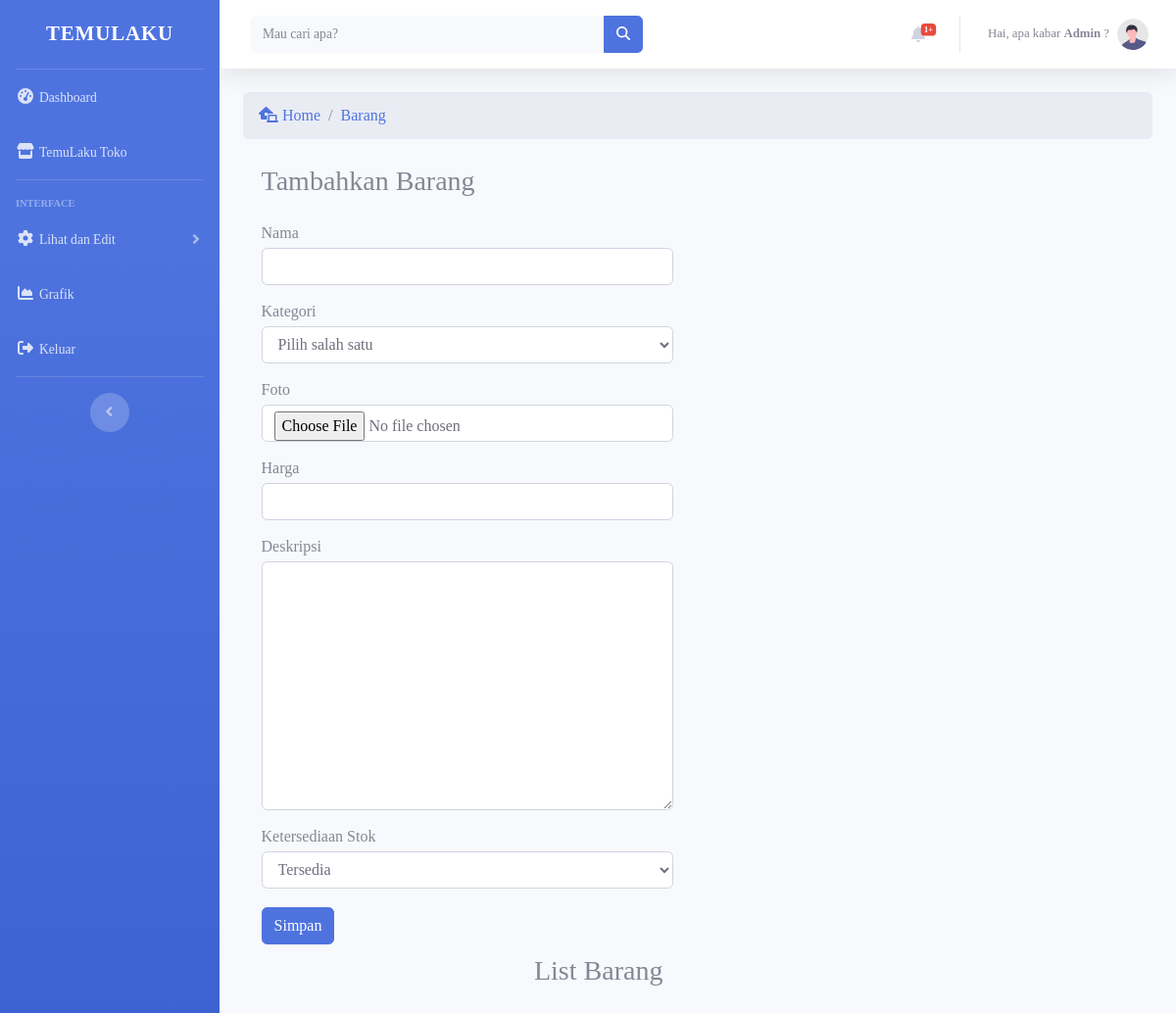
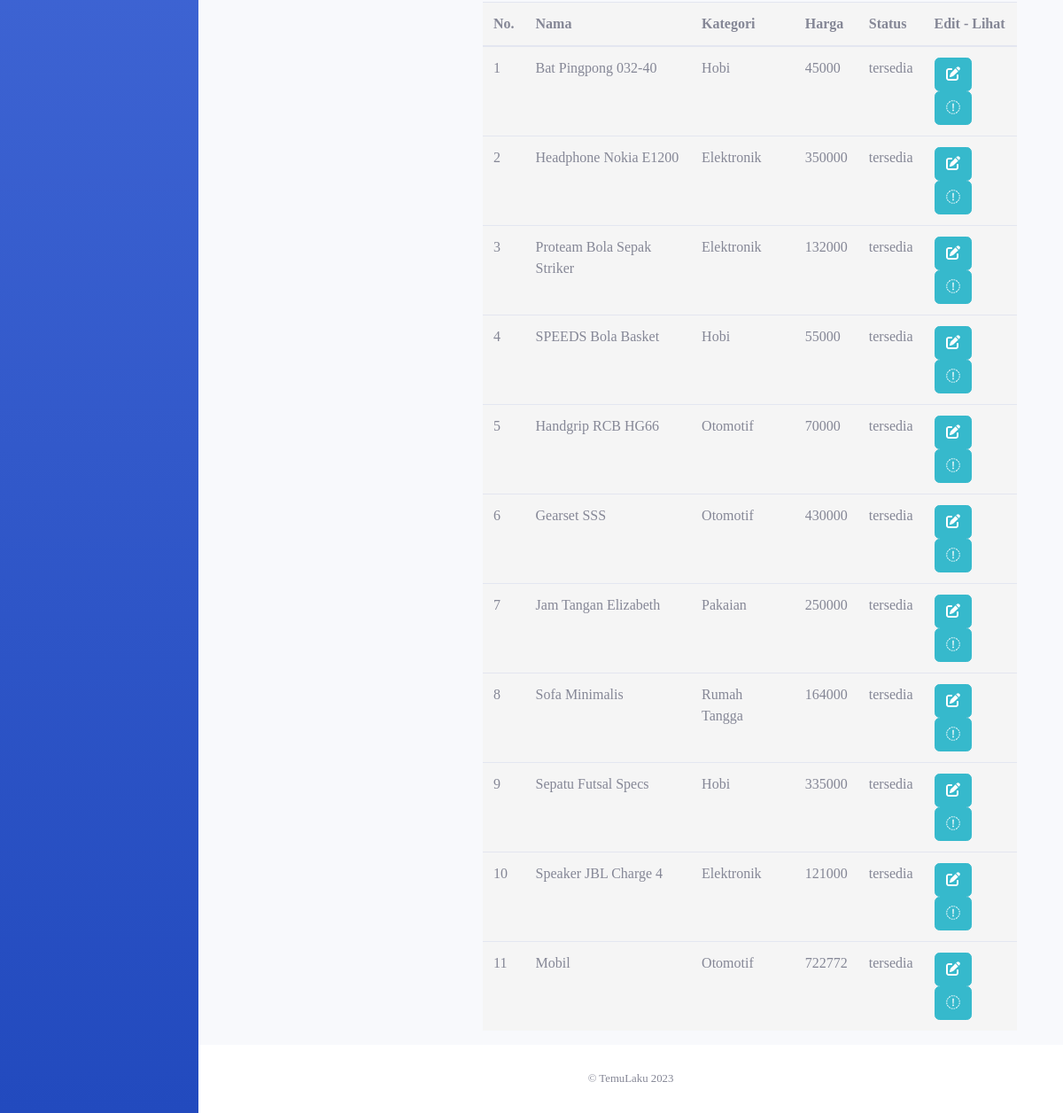
The page /barang.php (signed in) on the database its author committed (2 pictures, top to bottom).
### tables this page shows
CREATE TABLE `barang` (
  `id` int(11) NOT NULL,
  `kategori_id` int(11) DEFAULT NULL,
  `nama` varchar(255) DEFAULT NULL,
  `harga` double DEFAULT NULL,
  `foto` varchar(255) DEFAULT NULL,
  `deskripsi` text DEFAULT NULL,
  `ketersediaan` enum('habis','tersedia') DEFAULT 'tersedia'
);

CREATE TABLE `kategori` (
  `id` int(11) NOT NULL,
  `nama` varchar(100) DEFAULT NULL
);

### barang.php (the view, shortened to what this page needs)
<?php
    require "koneksi.php";
    $query = mysqli_query($con, "SELECT a.*, b.nama AS nama_kategori FROM barang a JOIN kategori b ON a.kategori_id=b.id");
    $jumlahBarang = mysqli_num_rows($query);
?>
<!DOCTYPE html>
<html lang="en">
<head>
    <link href="vendor/fontawesome-free/css/all.min.css" rel="stylesheet" type="text/css">
    <link href="css/sb-admin-2.min.css" rel="stylesheet">
</head>
<body id="page-top">
    <div id="wrapper">
        <ul class="navbar-nav bg-gradient-primary sidebar sidebar-dark accordion" id="accordionSidebar">
            <a class="sidebar-brand d-flex align-items-center justify-content-center" href="index.html">
                <div class="sidebar-brand-text mx-3 font-logo">TemuLaku</div>
            </a>
            <hr class="sidebar-divider my-0">
            <li class="nav-item">
                <a class="nav-link" href="index.php">
                    <i class="fas fa-fw fa-tachometer-alt"></i>
                    <span>Dashboard</span></a>
                    <a class="nav-link" href="../../Tampilan utama/index-admin.php">
                    <i class="fas fa-fw fa-store"></i>
                    <span>TemuLaku Toko</span></a>
            </li>
            <hr class="sidebar-divider">
            <div class="sidebar-heading">
                Interface
            </div>
             <li class="nav-item">
                <a class="nav-link collapsed" href="#" data-toggle="collapse" data-target="#collapseTwo"
                    aria-expanded="true" aria-controls="collapseTwo">
                    <i class="fas fa-fw fa-cog"></i>
                    <span>Lihat dan Edit</span>
                </a>
            </li>
            <li class="nav-item">
                <a class="nav-link" href="index.php">
                    <i class="fas fa-fw fa-chart-area"></i>
                    <span>Grafik</span></a>
            </li>
            <li class="nav-item">
                <a class="nav-link" href="tables.html">
                    <i class="fas fa-fw fa-sign-out-alt"></i>
                    <span>Keluar</span></a>
            </li>
            <hr class="sidebar-divider d-none d-md-block">
            <div class="text-center d-none d-md-inline">
                <button class="rounded-circle border-0" id="sidebarToggle"></button>
            </div>
        </ul>
        <div id="content-wrapper" class="d-flex flex-column">
            <div id="content">
                <nav class="navbar navbar-expand navbar-light bg-white topbar mb-4 static-top shadow">
                    <form
                        class="d-none d-sm-inline-block form-inline mr-auto ml-md-3 my-2 my-md-0 mw-100 navbar-search">
                        <div class="input-group">
                            <input type="text" class="form-control bg-light border-0 small" placeholder="Mau cari apa?"
                                aria-label="Search" aria-describedby="basic-addon2">
                            <div class="input-group-append">
                                <button class="btn btn-primary" type="button">
                                    <i class="fas fa-search fa-sm"></i>
                                </button>
                            </div>
                        </div>
                    </form>
                    <ul class="navbar-nav ml-auto">
                          <li class="nav-item dropdown no-arrow mx-1">
                            <a class="nav-link dropdown-toggle" href="#" id="alertsDropdown" role="button"
                                data-toggle="dropdown" aria-haspopup="true" aria-expanded="false">
                                <i class="fas fa-bell fa-fw"></i>
                                <span class="badge badge-danger badge-counter">1+</span>
                            </a>
                        </li>
                        <li class="nav-item dropdown no-arrow">
                            <a class="nav-link dropdown-toggle" href="#" id="userDropdown" role="button"
                                data-toggle="dropdown" aria-haspopup="true" aria-expanded="false">
                                <span class="mr-2 d-none d-lg-inline text-gray-600 small">Hai, apa kabar <strong><?php echo $_SESSION['username']; ?></strong> ? </span>
                                <img class="img-profile rounded-circle"
                                    src="img/undraw_profile.svg">
                            </a>
                        </li>
                    </ul>
                </nav>
                <div class="container-fluid">
                <nav aria-label="breadcrumb" class="">
                    <ol class="breadcrumb">
                        <li class="breadcrumb-item active" aria-current="page">
                            <a href="index.php" class="no-decoration">
                            <i class="fa-solid fa-house-laptop kanan"> </i> Home</a>
                        </li>
                        <li class="breadcrumb-item" aria-current="page">
                        <a href="barang.php" class="no-decoration">
                            Barang</a>
                        </li>
                    </ol>
                </nav>
        <div class="left">
        <h3>Tambahkan Barang</h3>
        <form action="" method="post" enctype="multipart/form-data">
            <div>
                <label for="nama" class="mt-3">Nama</label>
                <input type="text" id="nama" name="nama" class="form-control lebar2" autocomplete=off>
            </div>
            <div>
                <label for="kategori">Kategori</label>
                <select name="kategori" id="kategori" class="form-control lebar2">
                    <option value="">Pilih salah satu</option>
                </select>
            </div>
            <div>
                <label for="foto">Foto</label>
                <input type="file" name="foto" id="foto" class="form-control lebar2">
            </div>
            <div>
                <label for="harga">Harga</label>
                <input type="number" class="form-control lebar2" name="harga" id="harga">
            </div>
            <div>
                <label for="deskripsi">Deskripsi</label>
                <textarea name="deskripsi" id="deskripsi" cols="30" rows="10" class="form-control lebar2"></textarea>
            </div>
            <div>
                <label for="ketersediaan">Ketersediaan Stok</label>
                <select name="ketersediaan" id="ketersediaan" class="form-control lebar2">
                    <option value="Tersedia">Tersedia</option>
                </select>
            </div>
            <div>
                <button type="submit" class="btn btn-primary mt-1" name="simpan">Simpan</button>
            </div>
        </form>
        </div>
        <div class="atas right">
            <h3 class="atas">List Barang</h3>
                <table class="table hw">
                    <thead>
                        <tr>
                            <th>No. </th>
                            <th>Nama</th>
                            <th>Kategori </th>
                            <th>Harga </th>
                            <th>Status </th>
                            <th>Edit - Lihat</th>
                        </tr>
                    </thead>
                    <tbody>
                        <?php
                            if($jumlahBarang==0){
                        ?>
                            <tr>
                                <td colspan=6 class="text-center">Data barang tidak tersedia</td>
                            </tr>
                        <?php
                            }
                            else{
                       $jumlah = 1;
                    while($data=mysqli_fetch_array($query)){
                        ?>
                            <tr>
                                <td><?php echo $jumlah; ?></td>
                                <td><?php echo $data['nama']; ?></td>
                                <td><?php echo $data['nama_kategori']; ?></td>
                                <td><?php echo $data['harga']; ?></td>
                                <td><?php echo $data['ketersediaan']; ?></td>
                                <td>
                                        <a href="barang-detail.php?action=<?php echo $data['id']; ?>"
                                        class="btn btn-info bg"><i class="fas fa-pen-to-square"></i></a>
                                        <a href="../../Tampilan utama/barang-detail.php?nama=<?php echo $data['nama']; ?>" class="btn btn-info bg no-decoration">
                                        <i class="fa-sharp fa-regular fa-eye"></i></a>
                                </td>
                            </tr>
                        <?php
                            $jumlah++;
                                   }
                             }
                        ?>
                    </tbody>
            </table>
    </div>
                </div>
            </div>
            <footer class="sticky-footer bg-white">
                <div class="container my-auto">
                    <div class="copyright text-center my-auto">
                        <span>&copy; TemuLaku 2023</span>
                    </div>
                </div>
            </footer>
        </div>
    </div>
</body>
</html>

### barang.php (style rules this page uses)
body { font-family: poppins; }
.lebar2 { width: 420px; margin-bottom: 15px; margin-top: -5px; }
.left { float: left; width: 29%; margin-left: 2%; margin-top: 10px; }
.right { float: right; width: 65%; margin-left: 10px; margin-right: 3%; margin-top: 10px; }
.table { background-color: whitesmoke; margin-top: 5px; }
.font-logo { font-family: calderious; font-size: 21px; }

### rows shown on the page
barang: nama "Bat Pingpong 032-40", kategori.nama "Hobi", harga "45000", ketersediaan "tersedia"
barang: nama "Headphone Nokia E1200", kategori.nama "Elektronik", harga "350000", ketersediaan "tersedia"
barang: nama "Proteam Bola Sepak Striker", kategori.nama "Elektronik", harga "132000", ketersediaan "tersedia"
barang: nama "SPEEDS Bola Basket", kategori.nama "Hobi", harga "55000", ketersediaan "tersedia"
barang: nama "Handgrip RCB HG66", kategori.nama "Otomotif", harga "70000", ketersediaan "tersedia"
barang: nama "Gearset SSS", kategori.nama "Otomotif", harga "430000", ketersediaan "tersedia"
barang: nama "Jam Tangan Elizabeth", kategori.nama "Pakaian", harga "250000", ketersediaan "tersedia"
barang: nama "Sofa Minimalis", kategori.nama "Rumah Tangga", harga "164000", ketersediaan "tersedia"
barang: nama "Sepatu Futsal Specs", kategori.nama "Hobi", harga "335000", ketersediaan "tersedia"
barang: nama "Speaker JBL Charge 4", kategori.nama "Elektronik", harga "121000", ketersediaan "tersedia"
barang: nama "Mobil", kategori.nama "Otomotif", harga "722772", ketersediaan "tersedia"

### other values the page prints
$_SESSION['username'] "Admin"
